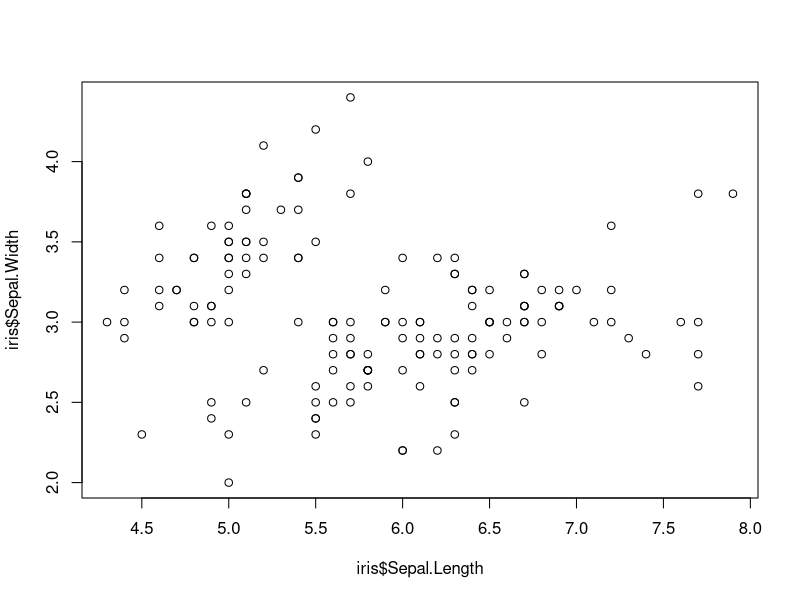
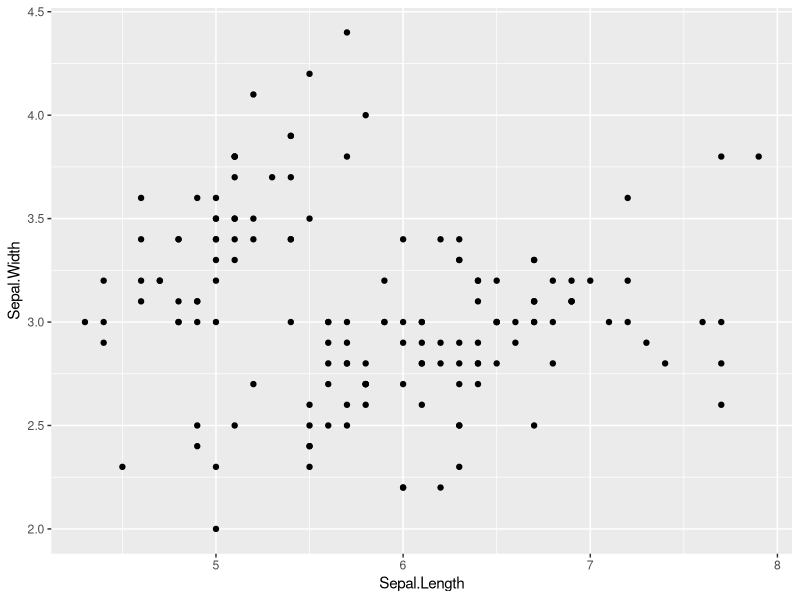
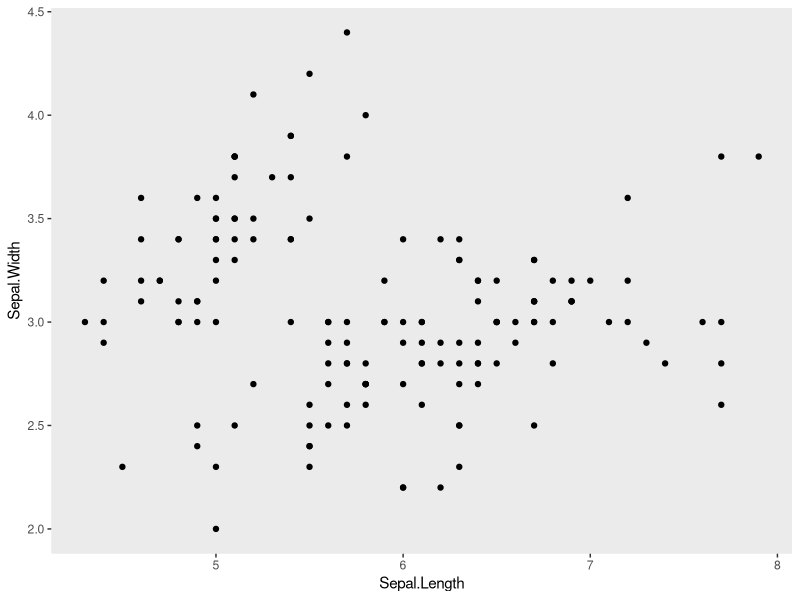
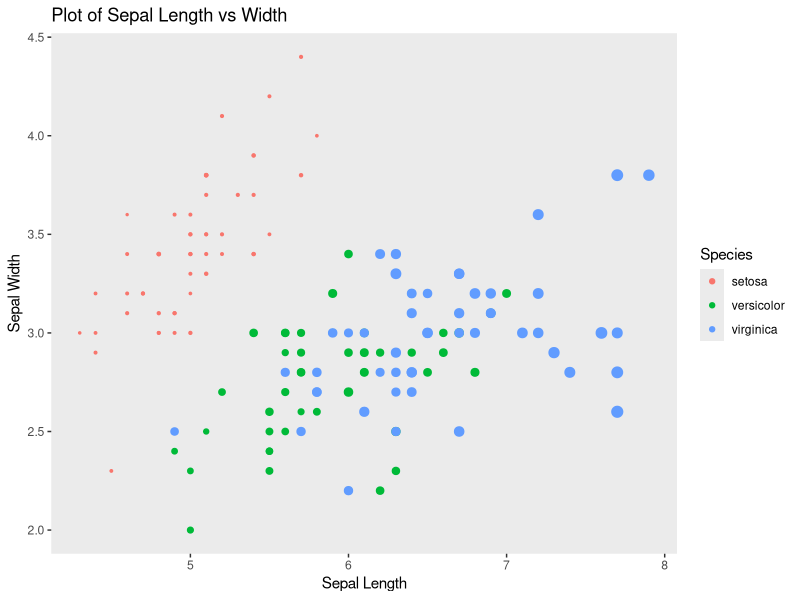

Here is the R script that generated these plots, in order:
#use built in iris dataset
#take a look at it 
head(iris)
#whole table
Full <- iris
#versicolor
flower <- iris[iris$Species == "versicolor",]

#load in some tidyverse packages
install.packages(c("dplyr"))
library("dplyr")
install.packages(c("ggplot2"))
library("ggplot2")

#####################################
##### Part 1: for loops         #####
#####################################

#Initialization of vectors
regressions <- list()

#Using only data for iris versicolor
#write a for loop
#that produces a regression table
#for each of the following relationships
for(i in 1:1){

  #1. iris  sepal length x width
  regressions[[i]] <- summary(lm(flower$Sepal.Length ~ flower$Sepal.Width))

  #2. iris  petal length x width
  regressions[[i +1]] <- summary(lm(flower$Petal.Length ~ flower$Petal.Width))

  #3. iris sepal length x petal length
  regressions[[i+2]] <- summary(lm(flower$Sepal.Length ~ flower$Petal.Length))
 
 
}



# hint: consider using a list, and also new vectors for regression variables



#####################################
##### Part 2: data in dplyr     #####
#####################################

#use dplyr to join data of maximum height
#to a new iris data frame
height <- data.frame(Species = c("virginica","setosa","versicolor"),
                     Height.cm = c(60,100,11.8))
as_tibble(height)
as_tibble(iris)
shark <- left_join(
  iris,
  height,
  by = "Species",
  copy = FALSE,
  keep = FALSE
)


#####################################
##### Part 3: plots in ggplot2  #####
#####################################

#look at base R scatter plot
plot(iris$Sepal.Length,iris$Sepal.Width)

#3a. now make the same plot in ggplot
ggplot(iris, aes(Sepal.Length, Sepal.Width)) +
geom_point()

#3b. make a scatter plot with ggplot and get rid of  busy grid lines
ggplot(iris, aes(Sepal.Length, Sepal.Width)) +
  geom_point() +
theme(panel.grid.major.x = element_blank(), panel.grid.minor.x = element_blank()) +
theme(panel.grid.major.y = element_blank(), panel.grid.minor.y = element_blank())

#3c. make a scatter plot with ggplot, remove grid lines, add a title and axis labels, 
#    show species by color, and make the point size proportional to petal length

#plot with no gridlines
ggplot(iris, aes(Sepal.Length, Sepal.Width)) +
  theme(panel.grid.major.x = element_blank(), panel.grid.minor.x = element_blank()) +
  theme(panel.grid.major.y = element_blank(), panel.grid.minor.y = element_blank()) +
  #Titles
  ggtitle("Plot of Sepal Length vs Width") +
  xlab("Sepal Length") + ylab("Sepal Width")+
  #color and size
  geom_point(aes(colour = Species), size = iris$Petal.Length/2)
  


#####################################
##### Question: how did         #####
##### arguments differ between  #####
##### plot and ggplot?          #####
#####################################		

